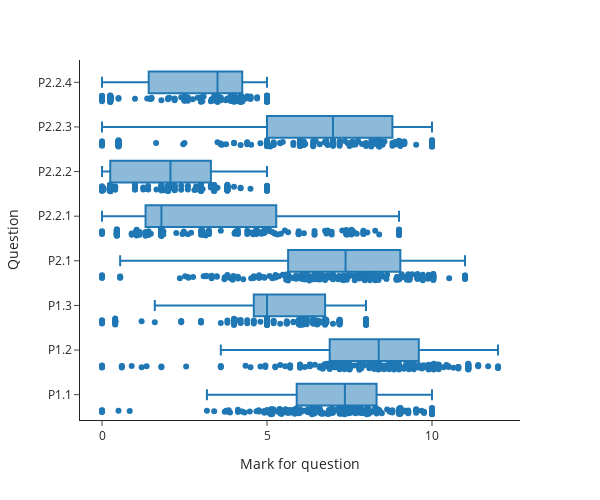

Notebook source saved alongside this figure:
### Code cell
# Boxplot for each sub-part of questions
px.box(df, x=['P1.1',	'P1.2',	'P1.3',	'P2.1',	'P2.2.1',	'P2.2.2',	'P2.2.3',	'P2.2.4'], width=600, height=500, 
       labels={'value':'Mark for question', 'variable':'Question'}, template="simple_white", points="all")

### Figure 1 — Plotly figure (JSON) as saved in the notebook; plotly's stock layout.template omitted (floating-point values rounded to 4 significant figures; data arrays with more than 128 entries replaced by an {"elided": "..."} marker saying what was removed)
{"data": [{"alignmentgroup": "True", "boxpoints": "all", "hovertemplate": "Mark for question=%{x}<br>Question=%{y}<extra></extra>", "legendgroup": "", "marker": {"color": "#1F77B4"}, "name": "", "notched": false, "offsetgroup": "", "orientation": "h", "showlegend": false, "type": "box", "x": {"elided": "1728 float values"}, "x0": " ", "xaxis": "x", "y": {"elided": "1728 str values"}, "y0": " ", "yaxis": "y"}], "layout": {"boxmode": "group", "height": 500, "legend": {"tracegroupgap": 0}, "margin": {"t": 60}, "width": 600, "xaxis": {"anchor": "y", "domain": [0, 1], "title": {"text": "Mark for question"}}, "yaxis": {"anchor": "x", "domain": [0, 1], "title": {"text": "Question"}}}}
